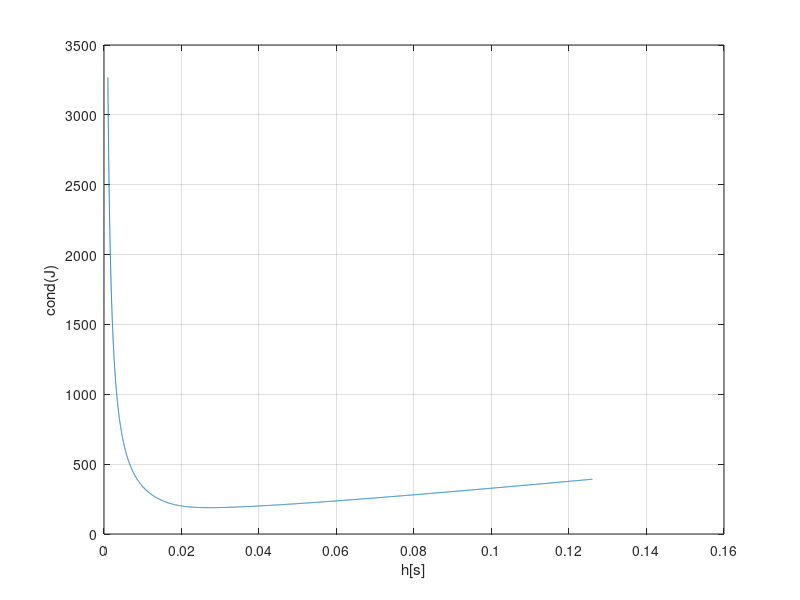

Write the MATLAB code that produced this figure.
close all;
clear all;

C1 = 0.01;
C2 = 0.02;
R = 100;
h = 1e-3;

N = 5000;

cond_his = zeros(1,N);
h_his = zeros(1,N);

for k=1:N
  
  h = h + 0.00000001*k;

  J = [ 1,  0, -h/(2*C1),         0, 0,  0;
          0,  1,         0, -h/(2*C2), 0,  0;
          1, -1,         0,         0, 0,  0;
          1,  0,         0,         0, 1,  0;
          0,  0,         0,         0, 1, -R;
          0,  0,        -1,        -1, 0,  1];
          
   cond_his(k) = cond(J);
   h_his(k) = h;
end

plot(h_his, cond_his);
grid;
xlabel('h[s]');
ylabel('cond(J)');

idx = find(cond_his==min(cond_his));
disp('The minimal condition number is:');
disp(sprintf('%.3f (h = %f)',cond_his(idx),h_his(idx)));